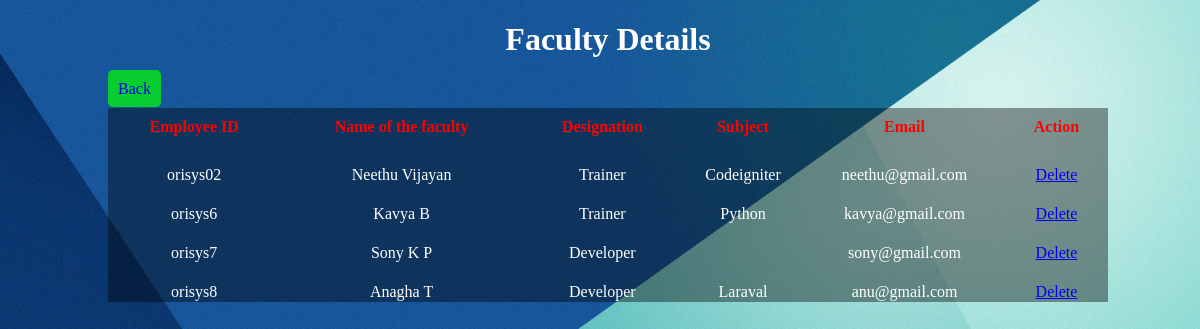
/academy_management_system-master/view_faculty.php, run on the app's committed database.
### tables this page shows
CREATE TABLE `faculty_details` (
  `emp_id` varchar(20) NOT NULL,
  `fac_fname` varchar(20) NOT NULL,
  `fac_mname` varchar(20) NOT NULL,
  `fac_lname` varchar(20) NOT NULL,
  `login_id` int(10) NOT NULL,
  `designation` varchar(30) NOT NULL,
  `subject` varchar(30) NOT NULL,
  `address` varchar(40) NOT NULL,
  `gender` varchar(10) NOT NULL,
  `district` varchar(20) NOT NULL,
  `qualification` varchar(40) NOT NULL,
  `age` int(10) NOT NULL
);

### academy_management_system-master/view_faculty.php (the view, shortened to what this page needs)
<?php
	require('db_connectivity.php');
?>
<!DOCTYPE html>
<html>
	<head>
		<link rel="stylesheet" href="css/view_table1.css">
	</head>
	<body class="table">
	 <div>
	    <h1>Faculty Details</h1>
		<a class="add_new" href="admin_home.php">Back</a>
		<table>
			<thead>
				<tr>
					<th>Employee ID</th>
					<th>Name of the faculty</th>
					<th>Designation</th>
					<th>Subject</th>
					<th>Email</th>
					<th>Action</th>
				</tr>
			</thead>
			<tbody>
				<?php
					$sql="select * from faculty_details inner join login_page on
					      login_page.login_id = faculty_details.login_id";
					if(mysqli_query($mysql,$sql))
					{
						$result=mysqli_query($mysql,$sql);
						if(mysqli_num_rows($result)>0)
						{
							while($row=mysqli_fetch_assoc($result))
							{
								echo "<tr>
									<td>".$row['emp_id']."</td>
									<td>".$row['fac_fname']." ".$row['fac_mname']." ".$row['fac_lname']."</td>
									<td>".$row['designation']."</td>
									<td>".$row['subject']."</td>
									<td>".$row['email']."</td>
									<td><a href=delete_fac.php?id=".$row['login_id'].">Delete</a></td>
									</tr>";
							}
						}
					}
				?>
			</tbody>
		</table>
	  </div>
	</body>
</html>

### academy_management_system-master/css/view_table1.css (style rules this page uses)
.table { background-image:url("../img/stud2.jpg"); background-size:cover; background-repeat:no-repeat; width:100%; }
h1 { text-align:center; color:white; }
table { border:0px solid; border-collapse:collapse; background-color:rgba(0,0,0,0.4); width:1000px; height:auto; margin-left:100px; padding:10px; margin-top:10px; }
th { margin-top:100px; border:0px solid; border-collapse:collapse; text-align:center; color:red; padding:10px; }
td { padding-top:20px; border:0px solid; margin-top:50px; border-collapse:collapse; text-align:center; color:white; }
.add_new { border:0px solid; text-decoration:none; border-radius:5px; background-color:rgba(0,255,0,0.7); margin-left:100px; width:100px; height:auto; padding:10px; }

### data on the page
faculty_details: emp_id "orisys02", fac_fname "Neethu", fac_lname "Vijayan", designation "Trainer", subject "Codeigniter", login.email "neethu@gmail.com"
faculty_details: emp_id "orisys6", fac_fname "Kavya", fac_lname "B", designation "Trainer", subject "Python", login.email "kavya@gmail.com"
faculty_details: emp_id "orisys7", fac_fname "Sony", fac_mname "K", fac_lname "P", designation "Developer", login.email "sony@gmail.com"
faculty_details: emp_id "orisys8", fac_fname "Anagha", fac_lname "T", designation "Developer", subject "Laraval", login.email "anu@gmail.com"
